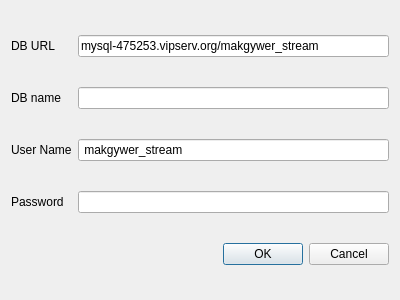
<?xml version="1.0" encoding="UTF-8"?>
<ui version="4.0">
 <class>DialogConfig</class>
 <widget class="QDialog" name="DialogConfig">
  <property name="geometry">
   <rect>
    <x>0</x>
    <y>0</y>
    <width>400</width>
    <height>300</height>
   </rect>
  </property>
  <property name="windowTitle">
   <string>Dialog</string>
  </property>
  <layout class="QGridLayout" name="gridLayout">
   <item row="4" column="1">
    <widget class="QDialogButtonBox" name="buttonBox">
     <property name="orientation">
      <enum>Qt::Horizontal</enum>
     </property>
     <property name="standardButtons">
      <set>QDialogButtonBox::Cancel|QDialogButtonBox::Ok</set>
     </property>
    </widget>
   </item>
   <item row="2" column="1">
    <widget class="QLineEdit" name="lineEditDB_userName">
     <property name="text">
      <string> makgywer_stream</string>
     </property>
    </widget>
   </item>
   <item row="2" column="0">
    <widget class="QLabel" name="labelDBuserName">
     <property name="text">
      <string>User Name</string>
     </property>
    </widget>
   </item>
   <item row="0" column="0">
    <widget class="QLabel" name="labelDB_URL">
     <property name="text">
      <string>DB URL</string>
     </property>
    </widget>
   </item>
   <item row="3" column="1">
    <widget class="QLineEdit" name="lineEditDB_password">
     <property name="inputMethodHints">
      <set>Qt::ImhHiddenText|Qt::ImhNoAutoUppercase|Qt::ImhNoPredictiveText|Qt::ImhSensitiveData</set>
     </property>
     <property name="echoMode">
      <enum>QLineEdit::Password</enum>
     </property>
    </widget>
   </item>
   <item row="3" column="0">
    <widget class="QLabel" name="labelDB_password">
     <property name="text">
      <string>Password</string>
     </property>
    </widget>
   </item>
   <item row="0" column="1">
    <widget class="QLineEdit" name="lineEditDB_URL">
     <property name="text">
      <string>mysql-475253.vipserv.org/makgywer_stream</string>
     </property>
    </widget>
   </item>
   <item row="1" column="0">
    <widget class="QLabel" name="labelDB_name">
     <property name="text">
      <string>DB name</string>
     </property>
    </widget>
   </item>
   <item row="1" column="1">
    <widget class="QLineEdit" name="lineEditDB_name"/>
   </item>
  </layout>
 </widget>
 <resources/>
 <connections>
  <connection>
   <sender>buttonBox</sender>
   <signal>accepted()</signal>
   <receiver>DialogConfig</receiver>
   <slot>accept()</slot>
   <hints>
    <hint type="sourcelabel">
     <x>248</x>
     <y>254</y>
    </hint>
    <hint type="destinationlabel">
     <x>157</x>
     <y>274</y>
    </hint>
   </hints>
  </connection>
  <connection>
   <sender>buttonBox</sender>
   <signal>rejected()</signal>
   <receiver>DialogConfig</receiver>
   <slot>reject()</slot>
   <hints>
    <hint type="sourcelabel">
     <x>316</x>
     <y>260</y>
    </hint>
    <hint type="destinationlabel">
     <x>286</x>
     <y>274</y>
    </hint>
   </hints>
  </connection>
 </connections>
</ui>
